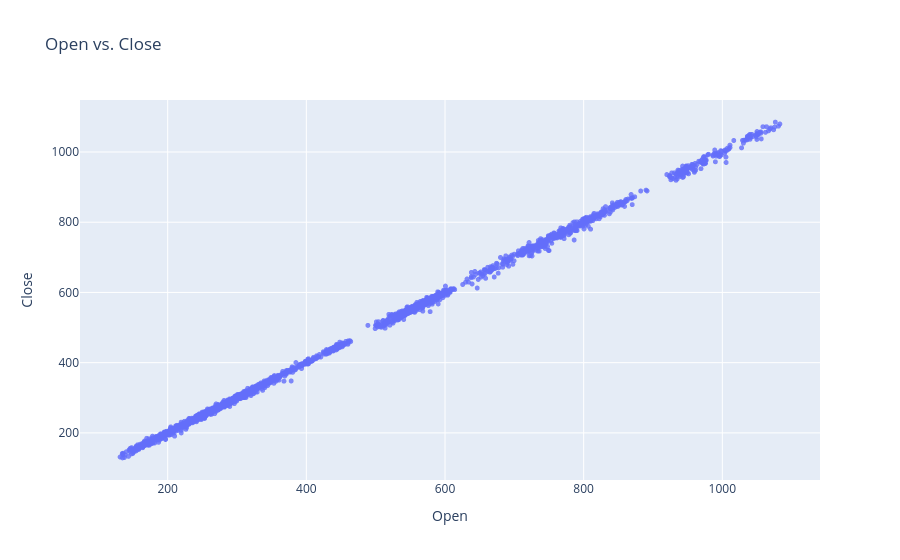

Source (notebook cell):
### Code cell
fig = px.scatter(google, x='Open', y='Close', opacity=0.8, title='Open vs. Close')
fig.update_traces(marker_size=5)

### Figure 1 — Plotly figure (JSON) as saved in the notebook; plotly's stock layout.template omitted (floating-point values rounded to 4 significant figures; data arrays with more than 128 entries replaced by an {"elided": "..."} marker saying what was removed)
{"data": [{"hovertemplate": "Open=%{x}<br>Close=%{y}<extra></extra>", "legendgroup": "", "marker": {"color": "#636efa", "opacity": 0.8, "size": 5, "symbol": "circle"}, "mode": "markers", "name": "", "showlegend": false, "type": "scattergl", "x": {"elided": "3019 float values"}, "xaxis": "x", "y": {"elided": "3019 float values"}, "yaxis": "y"}], "layout": {"legend": {"tracegroupgap": 0}, "title": {"text": "Open vs. Close"}, "xaxis": {"anchor": "y", "domain": [0, 1], "title": {"text": "Open"}}, "yaxis": {"anchor": "x", "domain": [0, 1], "title": {"text": "Close"}}}}
